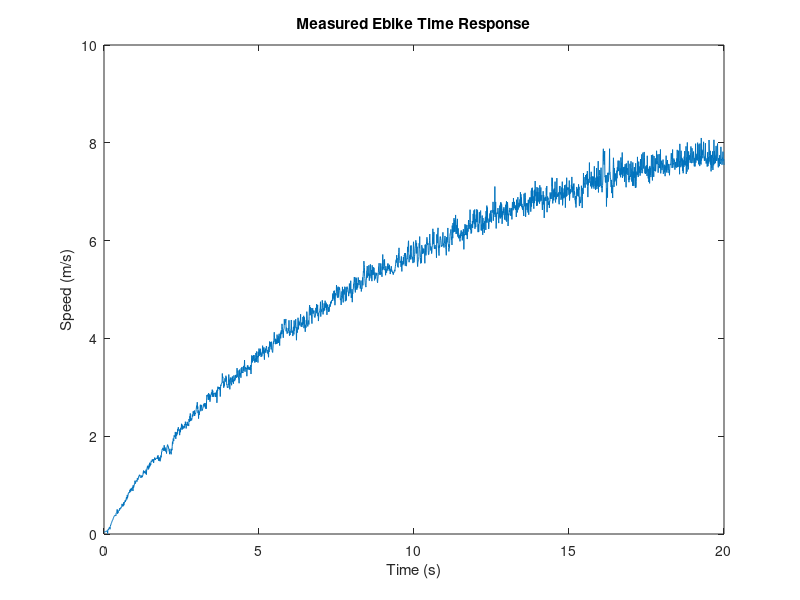

This chart was generated by the following MATLAB code: (Note: this script raises an error after producing the figure.)
   %%% <Controller Tuning> %%% 

%%%% -- This is the second code used in the controller design process -- %%%%

%%% DESCRIPTION
%%% This code uses the Control System Toolbox to tune a PID controller to acheive zero steady error 
%%%  and reasonable transient behavior for a unity feedback control architecture 

%%%%%% Doing the all clear %%%%%%
clear
clc
close all

% Loading Measured Time Response Data
load('00912.mat') 
xdata = linspace(0,20,2401);  
ydata = (2*pi()/60)*(456.3862.*NIData(300:2700,7)-1.2846)*(0.341*0.028985/0.333375); %the raw data from 00912.mat must first be processed to convert it to m/s (see http://moorepants.github.io/dissertation/davisbicycle.html#calibration) 
ydata = transpose(ydata);

% Plotting Measured Time Reponse
figure('Name','Measured Time Response')
plot(xdata,ydata)
title('Measured Ebike Time Response')
xlabel('Time (s)')
ylabel('Speed (m/s)') 

% Finding Settling Time of Measured Time Response 
spdFinal = mean(ydata(2218:end)); % First index found from looking at the plot above
msrdSetTime = xdata(2218);
fprintf('Measured Settling Time = %.1f (s)\n',msrdSetTime)

%%%%%% PLANT MODEL %%%%%% (Identified from the system identification step)
%%%
%%% v(s)/V(s) = 15.32 / (s^2 + 70.81*s + 7.34 ) 
%%%
%%%%%% %%%%%% %%%%%% %%%%%

% Declaring the Plant Model
Gp = tf(15.32,[1,70.81,7.34]); 

%%%%%% Using the Control System Toolbox to tune a PID controller %%%%%% 
% INSTRUCTIONS
% Uncomment either of the following lines of code to launch either app for tuning a PID controller

 %pidTuner(Gp,'pid')
% controlSystemDesigner('rlocus',Gp)

%%%%%% Declaring the Control Architecture %%%%%%
% Gc = pid(4.18,0.884,0); % PID constants found from using controller tuning app
% Gc = pid(0.363,0.0955,0); % PID constants found from using controller tuning app
% Gc = pid(0.74,0.0908,0); % PID constants found from using controller tuning app
% Gc = pid(1.01,0.108,0); % PID constants found from using controller tuning app
% Gc = pid(1.15,0.141,0); % PID constants found from using controller tuning app
% Gc = pid(1.12,0.147,0); % PID constants found from using controller
% tuning app 
Gc = pid(1.03,0.145,0); % PID constants found from using controller tuning app
sys_cl = feedback(Gc*Gp,1);

% Simulating the Closed Loop Step Response
t = linspace(0,20,8000); 
opt = stepDataOptions('StepAmplitude',spdFinal);
y = step(sys_cl,t,opt);  

figure('Name','Comparing Measured to Tuned Performance')
plot(t,y,'b') 
hold on 
plot(xdata,ydata,'r')
title('Comparison Plot Between Measured and Tuned Time Response')
xlabel('Time [s]')
ylabel('Speed [m/s]') 

% Gathering and Plotting Additional Time Responses At Different Magnitudes 
opt1 = stepDataOptions('StepAmplitude',5);
opt2 = stepDataOptions('StepAmplitude',3);
opt3 = stepDataOptions('StepAmplitude',1); 

y1 = step(sys_cl,t,opt1);
y2 = step(sys_cl,t,opt2);
y3 = step(sys_cl,t,opt3);

hold on  
plot(t,y1,'r')
plot(t,y2,'g')
plot(t,y3,'k') 
legend('Setpt = 7.68','5','3','1')

% Measuring the Performance of the Closed Loop System
F = stepinfo(sys_cl);
fprintf("Closed loop settling time: %.2f (s) \n", F.SettlingTime)
fprintf("Closed loop overshoot percentage: %.2f (precent) \n", F.Overshoot) 

% Calculating Mechanical Power  
v_t = y; % substituting y (independent variable from step response called above) for v(t)

% Check Units on Aerodynamic Drag Force
power = v_t.*(0.368.*v_t.^2 + 0.008*95.05*9.8); % Power [W] calculated by multiplying ebike velocity by the 
% sum of the aerodynamic and rolling resistance forces acting on the point
% mass model of the ebike 
% Ka and C constants in this model are estimated from "Bicycle Science" 3rd Edition
% by David Gordon Wilson. eBike Mass taken from Modeling the Manually
% Controlled Bicycle Hess et al.  

% Plotting Power 
figure('Name', 'Power Plot');
yyaxis left, plot(t,power,'b')
hold on 
yyaxis right, plot(t,y,'r')
title('Ebike Mechanical Power During Step Response')
yyaxis left, ylabel('Power [W]')
yyaxis right, ylabel('Velocity [m/s]')
xlabel('Time [s]')
legend('Power','Velocity')


